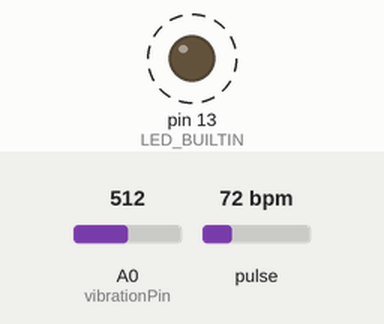
This sketch was run on a simulated Arduino Uno, built with avr-gcc and run on an emulated ATmega328P. Parts: output pins drawn as LEDs (lit = HIGH). Dashed ring = blinking. The inputs (shaded band) are chosen by the test bench; at power-on: pulse 72 bpm, A0 (vibrationPin) = 512. What the sketch prints to the serial monitor is not drawn.

Above: at 1.2 s.
1.3 s: pulse set to 118 bpm
4.3 s: pulse set to 122 bpm
Timing chart, 0 to 13.3 s (numbered marks = the images above; inputs shaded):
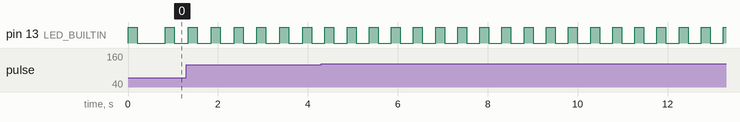

The sketch:

vibration.ino
```cpp
const int vibrationPin = A0;  // Analog pin for vibration sensor
#define USE_ARDUINO_INTERRUPTS true    // Set-up low-level interrupts for most acurate BPM math.
#include <PulseSensorPlayground.h>     // Includes the PulseSensorPlayground Library.

//  Variables
const int PulseWire = 0;       // PulseSensor PURPLE WIRE connected to ANALOG PIN 0
const int LED = LED_BUILTIN;          // The on-board Arduino LED, close to PIN 13.
int Threshold = 550;           // Determine which Signal to "count as a beat" and which to ignore.
                               // Use the "Gettting Started Project" to fine-tune Threshold Value beyond default setting.
                               // Otherwise leave the default "550" value.

PulseSensorPlayground pulseSensor;
void setup() {
  Serial.begin(9600);  // Start serial communication
  pulseSensor.analogInput(PulseWire);
  pulseSensor.blinkOnPulse(LED);       //auto-magically blink Arduino's LED with heartbeat.
  pulseSensor.setThreshold(Threshold);

  // Double-check the "pulseSensor" object was created and "began" seeing a signal.

}

void loop() {
  int sensorValue = analogRead(vibrationPin);  // Read sensor value
  if (pulseSensor.sawStartOfBeat()) {            // Constantly test to see if "a beat happened".
  int myBPM = pulseSensor.getBeatsPerMinute();  // Calls function on our pulseSensor object that returns BPM as an "int".
                                                // "myBPM" hold this BPM value now.
                      // Print phrase "BPM: "
    if (myBPM>120){
      Serial.println("stroke detected");
    }                        // Print the value inside of myBPM.
    else if(sensorValue>800){
      Serial.println("Accident");
    }
    else if (myBPM>120 && sensorValue>800){
      Serial.println("Both");
    }// Print sensor value to serial monitor
    delay(100);  // Delay for readability (adjust as needed)
  }
}
```

Measured:
- after the input at 1.3 s, pin 13 (LED_BUILTIN): alternates HIGH for 0.20 s and LOW for 0.31 s, starting at once
- by itself, pin 13 (LED_BUILTIN): alternates HIGH for 0.20 s and LOW for 0.63 s
